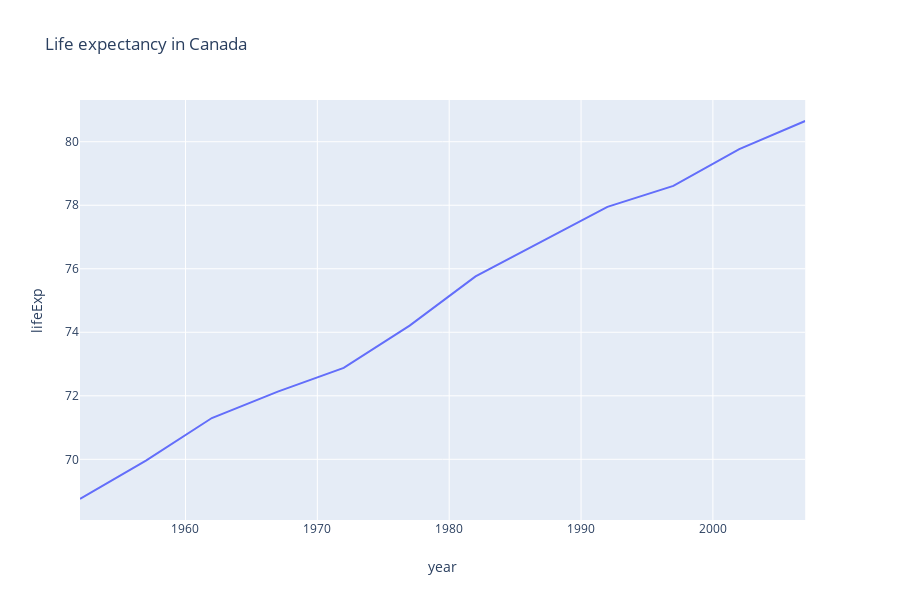

Notebook source saved alongside this figure:
### Code cell
import plotly.express as px

gapminder = px.data.gapminder().query("country=='Canada'")
fig = px.line(gapminder, x="year", y="lifeExp", title='Life expectancy in Canada')
fig.show()

### Figure 1 — Plotly figure (JSON) as saved in the notebook; plotly's stock layout.template omitted (floating-point values rounded to 4 significant figures)
{"data": [{"hoverlabel": {"namelength": 0}, "hovertemplate": "year=%{x}<br>lifeExp=%{y}", "legendgroup": "", "line": {"color": "#636efa", "dash": "solid"}, "mode": "lines", "name": "", "showlegend": false, "type": "scatter", "x": [1952, 1957, 1962, 1967, 1972, 1977, 1982, 1987, 1992, 1997, 2002, 2007], "xaxis": "x", "y": [68.75, 69.96, 71.3, 72.13, 72.88, 74.21, 75.76, 76.86, 77.95, 78.61, 79.77, 80.65], "yaxis": "y"}], "layout": {"height": 600, "legend": {"tracegroupgap": 0}, "title": {"text": "Life expectancy in Canada"}, "xaxis": {"anchor": "y", "domain": [0, 0.98], "title": {"text": "year"}}, "yaxis": {"anchor": "x", "domain": [0, 1], "title": {"text": "lifeExp"}}}}
